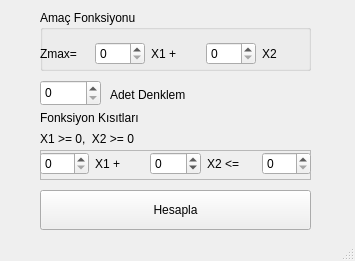
<?xml version="1.0" encoding="UTF-8"?>
<ui version="4.0">
 <class>MainWindow</class>
 <widget class="QMainWindow" name="MainWindow">
  <property name="geometry">
   <rect>
    <x>0</x>
    <y>0</y>
    <width>355</width>
    <height>261</height>
   </rect>
  </property>
  <property name="windowTitle">
   <string>Grafik Çözüm Programı (Maksimizasyon)</string>
  </property>
  <widget class="QWidget" name="centralwidget">
   <widget class="QPushButton" name="btnHesapla">
    <property name="geometry">
     <rect>
      <x>40</x>
      <y>190</y>
      <width>271</width>
      <height>40</height>
     </rect>
    </property>
    <property name="text">
     <string>Hesapla</string>
    </property>
   </widget>
   <widget class="QSpinBox" name="sbAdet">
    <property name="geometry">
     <rect>
      <x>40</x>
      <y>80</y>
      <width>61</width>
      <height>26</height>
     </rect>
    </property>
   </widget>
   <widget class="QLabel" name="label_8">
    <property name="geometry">
     <rect>
      <x>110</x>
      <y>80</y>
      <width>98</width>
      <height>29</height>
     </rect>
    </property>
    <property name="text">
     <string>Adet Denklem</string>
    </property>
   </widget>
   <widget class="QGroupBox" name="groupBox">
    <property name="geometry">
     <rect>
      <x>40</x>
      <y>10</y>
      <width>271</width>
      <height>61</height>
     </rect>
    </property>
    <property name="title">
     <string>Amaç Fonksiyonu</string>
    </property>
    <widget class="QWidget" name="layoutWidget">
     <property name="geometry">
      <rect>
       <x>0</x>
       <y>28</y>
       <width>271</width>
       <height>31</height>
      </rect>
     </property>
     <layout class="QHBoxLayout" name="horizontalLayout_3">
      <item>
       <widget class="QLabel" name="label">
        <property name="text">
         <string>Zmax=</string>
        </property>
       </widget>
      </item>
      <item>
       <widget class="QSpinBox" name="zmaksX1"/>
      </item>
      <item>
       <widget class="QLabel" name="label_2">
        <property name="text">
         <string>X1 +</string>
        </property>
       </widget>
      </item>
      <item>
       <widget class="QSpinBox" name="zmaksX2"/>
      </item>
      <item>
       <widget class="QLabel" name="label_3">
        <property name="text">
         <string>X2</string>
        </property>
       </widget>
      </item>
     </layout>
    </widget>
   </widget>
   <widget class="QFrame" name="frame">
    <property name="geometry">
     <rect>
      <x>40</x>
      <y>150</y>
      <width>271</width>
      <height>30</height>
     </rect>
    </property>
    <property name="frameShape">
     <enum>QFrame::StyledPanel</enum>
    </property>
    <property name="frameShadow">
     <enum>QFrame::Raised</enum>
    </property>
    <widget class="QWidget" name="layoutWidget_2">
     <property name="geometry">
      <rect>
       <x>0</x>
       <y>0</y>
       <width>271</width>
       <height>28</height>
      </rect>
     </property>
     <layout class="QHBoxLayout" name="horizontalLayout">
      <item>
       <widget class="QSpinBox" name="sbx11"/>
      </item>
      <item>
       <widget class="QLabel" name="lblx1">
        <property name="text">
         <string>X1 +</string>
        </property>
       </widget>
      </item>
      <item>
       <widget class="QSpinBox" name="sbx21">
        <property name="minimum">
         <number>-999</number>
        </property>
        <property name="maximum">
         <number>999</number>
        </property>
       </widget>
      </item>
      <item>
       <widget class="QLabel" name="lblx2">
        <property name="text">
         <string>X2 &lt;=</string>
        </property>
       </widget>
      </item>
      <item>
       <widget class="QSpinBox" name="sbz1"/>
      </item>
     </layout>
    </widget>
   </widget>
   <widget class="QLabel" name="lblFonksiyon">
    <property name="geometry">
     <rect>
      <x>40</x>
      <y>110</y>
      <width>131</width>
      <height>16</height>
     </rect>
    </property>
    <property name="text">
     <string>Fonksiyon Kısıtları</string>
    </property>
   </widget>
   <widget class="QLabel" name="lblX1X2">
    <property name="geometry">
     <rect>
      <x>40</x>
      <y>130</y>
      <width>121</width>
      <height>17</height>
     </rect>
    </property>
    <property name="text">
     <string>X1 &gt;= 0,  X2 &gt;= 0</string>
    </property>
   </widget>
  </widget>
  <widget class="QStatusBar" name="statusbar"/>
 </widget>
 <resources/>
 <connections/>
</ui>
